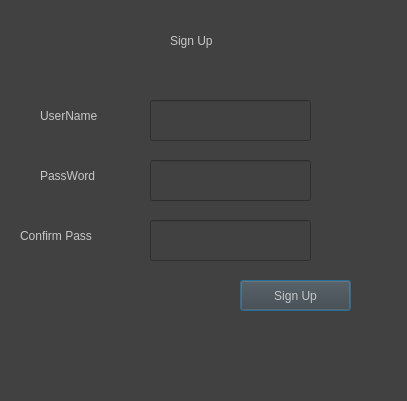
<?xml version="1.0" encoding="UTF-8"?>
<ui version="4.0">
 <class>Dialog</class>
 <widget class="QDialog" name="Dialog">
  <property name="geometry">
   <rect>
    <x>0</x>
    <y>0</y>
    <width>407</width>
    <height>401</height>
   </rect>
  </property>
  <property name="windowTitle">
   <string>Dialog</string>
  </property>
  <property name="styleSheet">
   <string notr="true">background-color:rgb(65, 65, 65)
</string>
  </property>
  <widget class="QPushButton" name="signbutton">
   <property name="geometry">
    <rect>
     <x>240</x>
     <y>280</y>
     <width>111</width>
     <height>31</height>
    </rect>
   </property>
   <property name="styleSheet">
    <string notr="true">font: 14pt &quot;MS Shell Dlg 2&quot;; color:rgb(199, 199, 199)</string>
   </property>
   <property name="text">
    <string>Sign Up</string>
   </property>
  </widget>
  <widget class="QLabel" name="label">
   <property name="geometry">
    <rect>
     <x>40</x>
     <y>100</y>
     <width>101</width>
     <height>31</height>
    </rect>
   </property>
   <property name="sizePolicy">
    <sizepolicy hsizetype="Preferred" vsizetype="Preferred">
     <horstretch>0</horstretch>
     <verstretch>0</verstretch>
    </sizepolicy>
   </property>
   <property name="styleSheet">
    <string notr="true">font: 14pt &quot;MS Shell Dlg 2&quot;; color:rgb(199, 199, 199)</string>
   </property>
   <property name="text">
    <string>UserName</string>
   </property>
  </widget>
  <widget class="QLabel" name="label_2">
   <property name="geometry">
    <rect>
     <x>170</x>
     <y>20</y>
     <width>111</width>
     <height>41</height>
    </rect>
   </property>
   <property name="layoutDirection">
    <enum>Qt::LeftToRight</enum>
   </property>
   <property name="styleSheet">
    <string notr="true">font: 25pt &quot;MS Shell Dlg 2&quot;; color:rgb(199, 199, 199)</string>
   </property>
   <property name="text">
    <string>Sign Up</string>
   </property>
   <property name="scaledContents">
    <bool>false</bool>
   </property>
  </widget>
  <widget class="QLabel" name="label_3">
   <property name="geometry">
    <rect>
     <x>40</x>
     <y>160</y>
     <width>101</width>
     <height>31</height>
    </rect>
   </property>
   <property name="sizePolicy">
    <sizepolicy hsizetype="Preferred" vsizetype="Preferred">
     <horstretch>0</horstretch>
     <verstretch>0</verstretch>
    </sizepolicy>
   </property>
   <property name="styleSheet">
    <string notr="true">font: 14pt &quot;MS Shell Dlg 2&quot;; color:rgb(199, 199, 199)</string>
   </property>
   <property name="text">
    <string>PassWord</string>
   </property>
  </widget>
  <widget class="QLineEdit" name="passw">
   <property name="geometry">
    <rect>
     <x>150</x>
     <y>160</y>
     <width>161</width>
     <height>41</height>
    </rect>
   </property>
   <property name="styleSheet">
    <string notr="true">font: 14pt &quot;MS Shell Dlg 2&quot;; color:rgb(199, 199, 199)</string>
   </property>
   <property name="echoMode">
    <enum>QLineEdit::Password</enum>
   </property>
   <property name="clearButtonEnabled">
    <bool>true</bool>
   </property>
  </widget>
  <widget class="QLineEdit" name="username">
   <property name="geometry">
    <rect>
     <x>150</x>
     <y>100</y>
     <width>161</width>
     <height>41</height>
    </rect>
   </property>
   <property name="styleSheet">
    <string notr="true">font: 14pt &quot;MS Shell Dlg 2&quot;; color:rgb(199, 199, 199)</string>
   </property>
   <property name="echoMode">
    <enum>QLineEdit::Normal</enum>
   </property>
   <property name="clearButtonEnabled">
    <bool>true</bool>
   </property>
  </widget>
  <widget class="QLineEdit" name="confirmpassw">
   <property name="geometry">
    <rect>
     <x>150</x>
     <y>220</y>
     <width>161</width>
     <height>41</height>
    </rect>
   </property>
   <property name="styleSheet">
    <string notr="true">font: 14pt &quot;MS Shell Dlg 2&quot;; color:rgb(199, 199, 199)</string>
   </property>
   <property name="echoMode">
    <enum>QLineEdit::Password</enum>
   </property>
   <property name="clearButtonEnabled">
    <bool>true</bool>
   </property>
  </widget>
  <widget class="QLabel" name="label_4">
   <property name="geometry">
    <rect>
     <x>20</x>
     <y>220</y>
     <width>121</width>
     <height>31</height>
    </rect>
   </property>
   <property name="sizePolicy">
    <sizepolicy hsizetype="Preferred" vsizetype="Preferred">
     <horstretch>0</horstretch>
     <verstretch>0</verstretch>
    </sizepolicy>
   </property>
   <property name="styleSheet">
    <string notr="true">font: 14pt &quot;MS Shell Dlg 2&quot;; color:rgb(199, 199, 199)</string>
   </property>
   <property name="text">
    <string>Confirm Pass</string>
   </property>
  </widget>
 </widget>
 <resources/>
 <connections/>
</ui>
